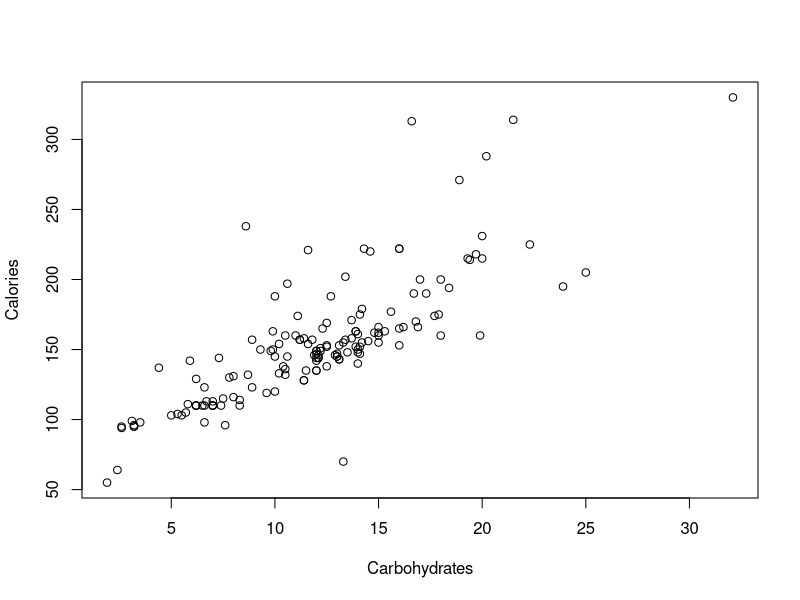
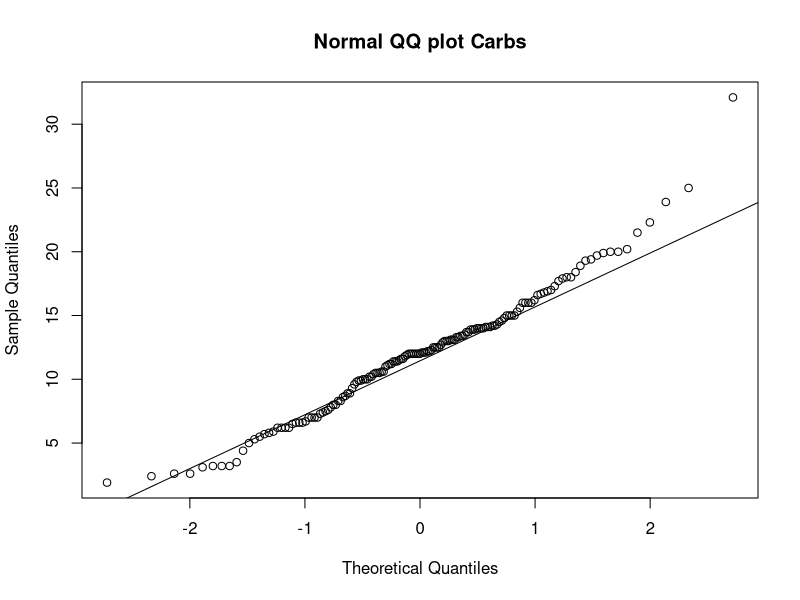
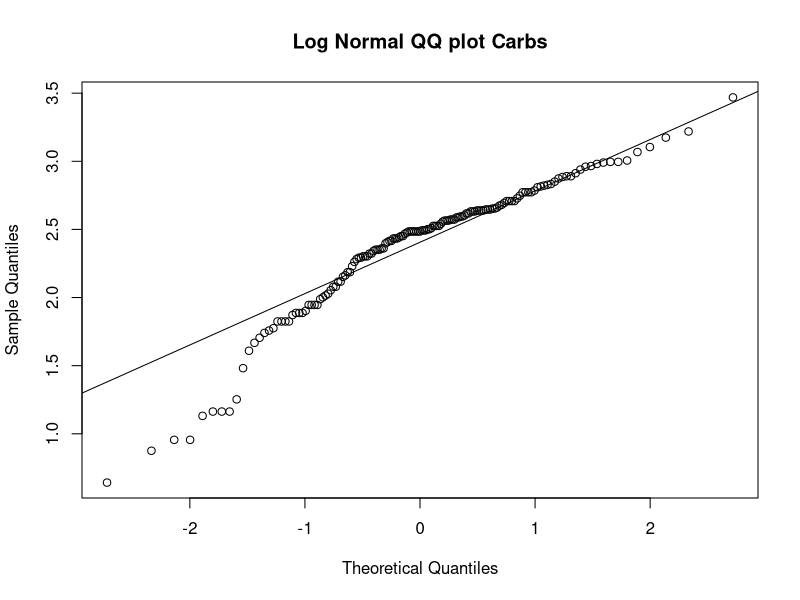
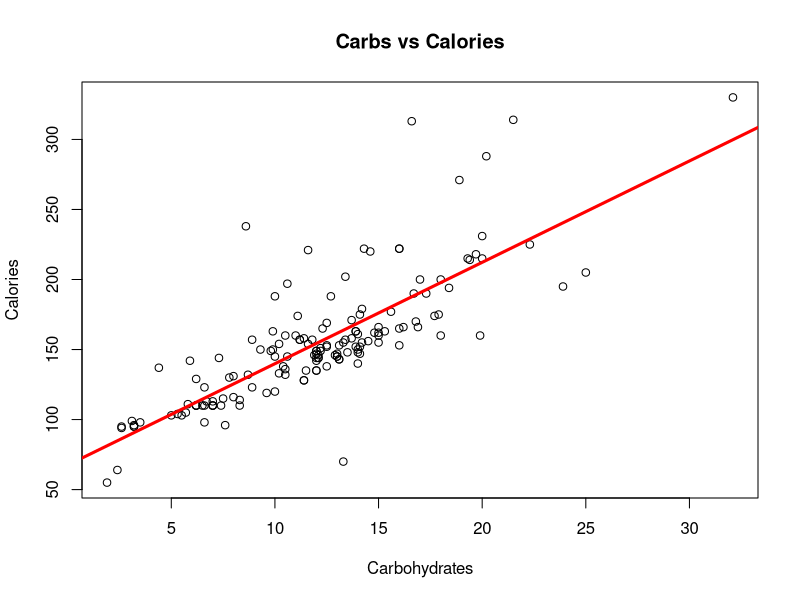

Source code (R) for these figures, in order:
setwd("/Users/job307/Documents/Jonas/Programme/R/CAPM")

beer <- read.csv("beer.csv")
str(beer)

attach(beer)

# Getting an idea on what the data looks like
plot(Carbohydrates, Calories)

# Correlation
cor.test(Carbohydrates, Calories)

# Normality
qqnorm(Carbohydrates, main = 'Normal QQ plot Carbs')
qqline(Carbohydrates)

qqnorm(log(Carbohydrates), main = 'Log Normal QQ plot Carbs')
qqline(log(Carbohydrates))

# Linear Model
mod <- lm(Calories ~ Carbohydrates, data = beer)

# Interpreting the model
# Null hypothesis B_x = 0
# Alt. Hyp B_x != 0
summary(mod)

anova(mod)

# Getting the Coefficients of the values
plot(Carbohydrates, Calories, main = "Carbs vs Calories")
abline(mod, col = 'red', lwd = 3)

confint(mod)

# Linear Model
# Carbs = 67.5254 + Carbohydrates * 7.2368

detach(beer)